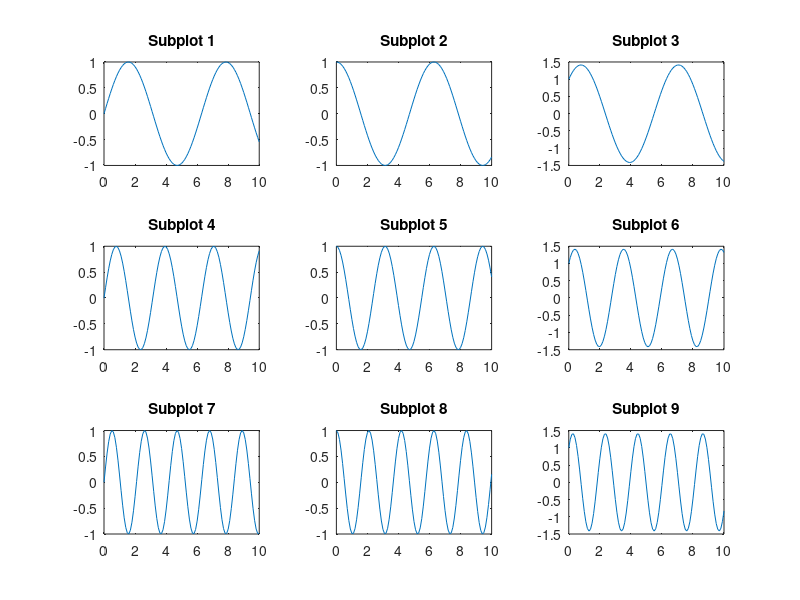

Reproduce this figure in MATLAB. (Note: this script raises an error after producing the figure.)
%===========================================================
% Program: multi_fig.m
%          Illustrates multi-figures in MATLAB
%
% Run: matlab -nosplash -nodesktop -nodisplay -r "multi_fig"
%===========================================================
% Generate some data
x = 0:0.1:10;
y1 = sin(x);
y2 = cos(x);
y3 = sin(x)+cos(x);
y4 = sin(2*x);
y5 = cos(2*x);
y6 = sin(2*x)+cos(2*x);
y7 = sin(3*x);
y8 = cos(3*x);
y9 = sin(3*x)+cos(3*x);

% Plot 1 on a 3 X 3 grid
figure
subplot(3,3,1)
plot(x,y1)
title('Subplot 1')

% Plot 2
subplot(3,3,2)
plot(x,y2)
title('Subplot 2')

% Plot 3
subplot(3,3,3)
plot(x,y3)
title('Subplot 3')

% Plot 4
subplot(3,3,4)
plot(x,y4)
title('Subplot 4')

% Plot 5
subplot(3,3,5)
plot(x,y5)
title('Subplot 5')

% Plot 6
subplot(3,3,6)
plot(x,y6)
title('Subplot 6')

% Plot 7
subplot(3,3,7)
plot(x,y7)
title('Subplot 7')

% Plot 8
subplot(3,3,8)
plot(x,y8)
title('Subplot 8')

% Plot 9
subplot(3,3,9)
plot(x,y9)
title('Subplot 9')

% Set figure size on inches and print it out
fig = gcf;
fig.PaperUnits = 'inches';
fig.PaperPosition = [0 0 5 3];
fig.PaperPositionMode = 'manual';

print('figure','-dpng')

exit
